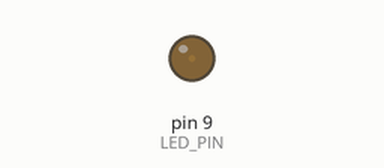
This sketch was run on a simulated Arduino Uno, built with avr-gcc and run on an emulated ATmega328P. On the bench: output pins drawn as LEDs (lit = HIGH).

Above: at 0.05 s.
At 0.65 s:
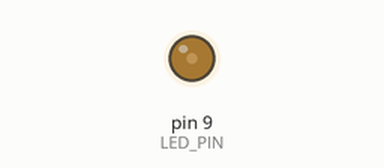
At 1.3 s:
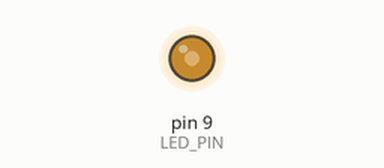
At 2.55 s:
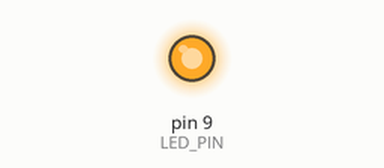
Timing chart, 0 to 5.9 s (numbered marks = the images above):
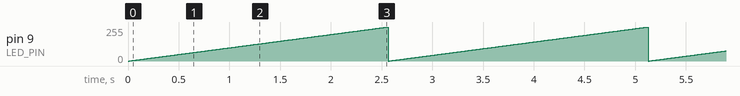

The sketch:

LED-flicker.ino
```cpp
#define LED_PIN 9

void setup() {
  pinMode(LED_PIN, OUTPUT);
}

void loop() {
  int i;
  for(i = 0; i < 256; i++) {
    analogWrite(LED_PIN, i);
    delay(10);
  }
}
```

Measured:
- by itself, pin 9 (LED_PIN): ramps from 0/255 to 255/255 and jumps back, once every 2.6 s
